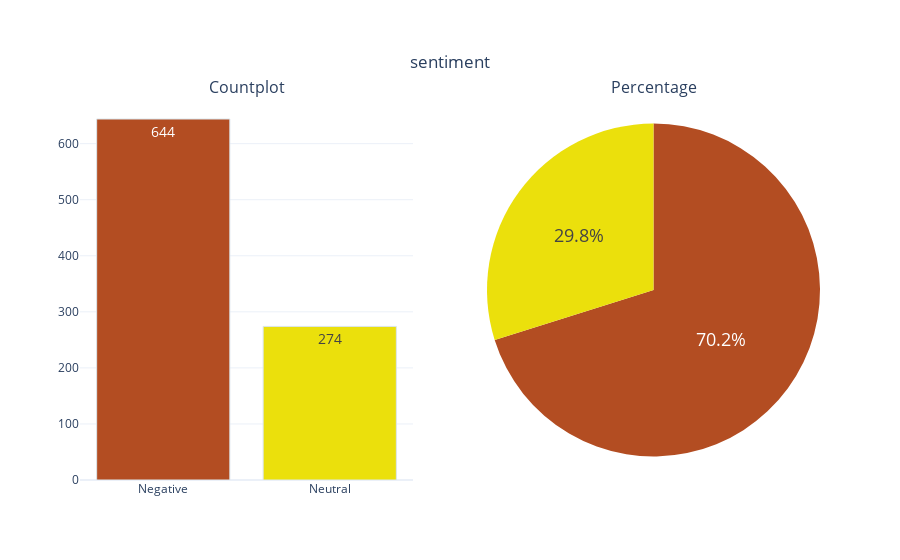

Here is the notebook cell this chart was saved with:
### Code cell
categorical_variable_summary(df,'sentiment')

### Figure 1 — Plotly figure (JSON) as saved in the notebook; plotly's stock layout.template omitted (floating-point values rounded to 4 significant figures)
{"data": [{"marker": {"color": ["#B34D22", "#EBE00C", "#1FEB0C", "#0C92EB", "#EB0CD5"], "line": {"color": "#DBE6EC", "width": 1}}, "name": "sentiment", "showlegend": false, "text": ["644", "274"], "textfont": {"size": 14}, "textposition": "auto", "type": "bar", "x": ["Negative", "Neutral"], "xaxis": "x", "y": [644, 274], "yaxis": "y"}, {"domain": {"x": [0.55, 1], "y": [0, 1]}, "labels": ["Negative", "Neutral"], "marker": {"colors": ["#B34D22", "#EBE00C", "#1FEB0C", "#0C92EB", "#EB0CD5"]}, "name": "sentiment", "showlegend": false, "textfont": {"size": 18}, "textposition": "auto", "type": "pie", "values": [644, 274]}], "layout": {"annotations": [{"font": {"size": 16}, "showarrow": false, "text": "Countplot", "x": 0.225, "xanchor": "center", "xref": "paper", "y": 1, "yanchor": "bottom", "yref": "paper"}, {"font": {"size": 16}, "showarrow": false, "text": "Percentage", "x": 0.775, "xanchor": "center", "xref": "paper", "y": 1, "yanchor": "bottom", "yref": "paper"}], "title": {"text": "sentiment", "x": 0.5, "xanchor": "center", "y": 0.9, "yanchor": "top"}, "xaxis": {"anchor": "y", "domain": [0, 0.45]}, "yaxis": {"anchor": "x", "domain": [0, 1]}}}
